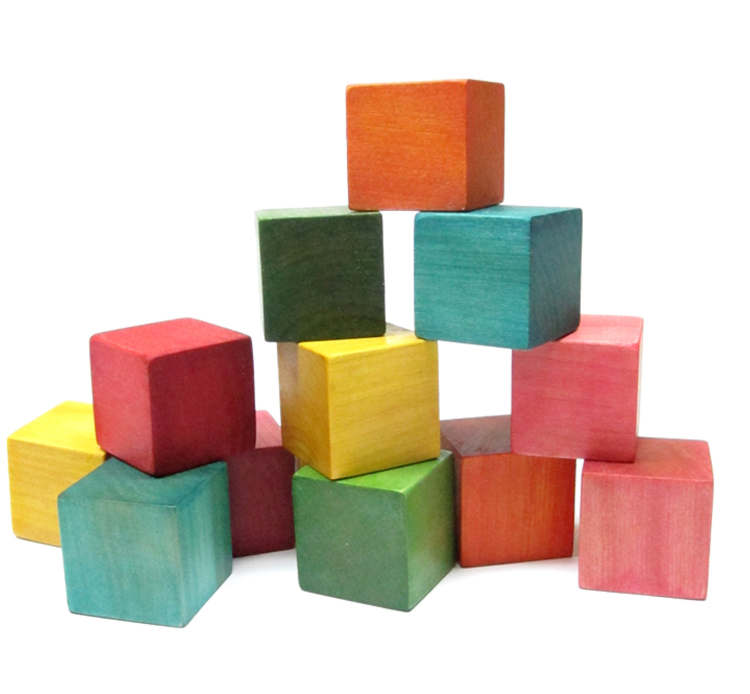
#> input picture opencv-python/blocks.jpg, 1500 x 1387 px (shown at 1/2 size)
$ python tut32-3_Harris_corners_subpix_accuracy.py
#> lines starting #> are read from the running program, lines starting #| are printed output that depends on the picture; after the words box and inside, x2 and y2 are one past the last pixel; in counts of white or black regions, pixels touching at a corner belong together
# http://docs.opencv.org/3.0-beta/doc/py_tutorials/py_feature2d/py_features_harris/py_features_harris.html
# Harris corner detection - sub pixel accuracy

'''
cv2.cornerHarris()

params(img, blocksize, ksize, k)
img - Input image, it should be grayscale and float32 type.
blockSize - It is the size of neighbourhood considered for corner detection
ksize - Aperture parameter of Sobel derivative used.
k - Harris detector free parameter in the equation.
'''

import cv2
import numpy as np

img = cv2.imread('blocks.jpg')
#> img is the input picture: shape (1387, 1500, 3); mean B, G, R 185, 197.8, 212.4
height, width = img.shape[:2]
#> height = 1387; width = 1500
img = cv2.resize(img, (int(width/2), int(height/2)), cv2.INTER_CUBIC)
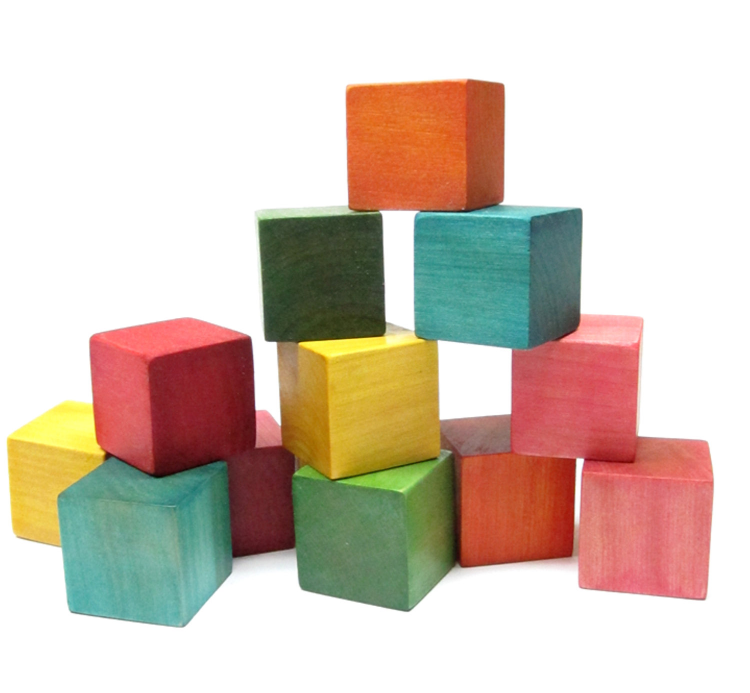
#> img: shape (693, 750, 3); mean B, G, R 185, 197.8, 212.4

# first find corners
gray = cv2.cvtColor(img,cv2.COLOR_BGR2GRAY)
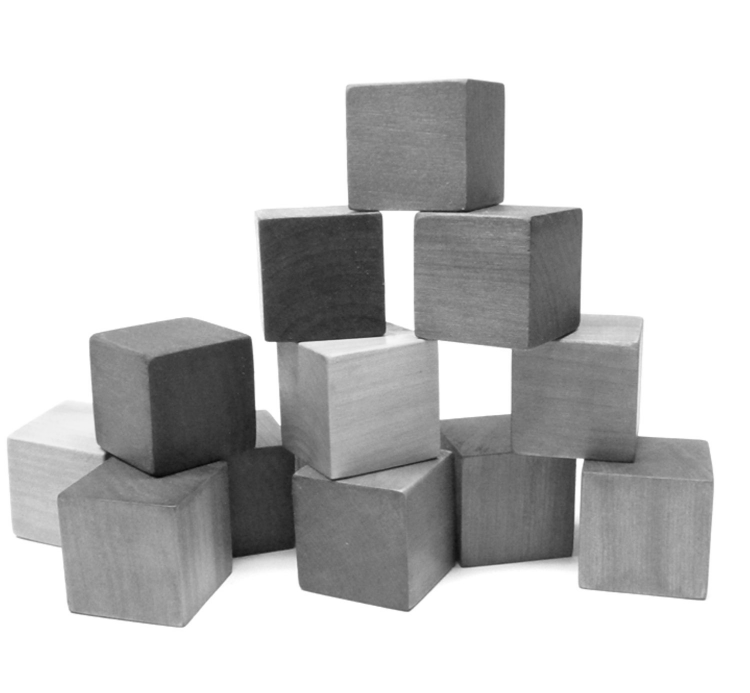
#> gray: shape (693, 750); min 6, max 255, mean 200.7
gray = np.float32(gray)
dst = cv2.cornerHarris(gray,2,3,0.04)
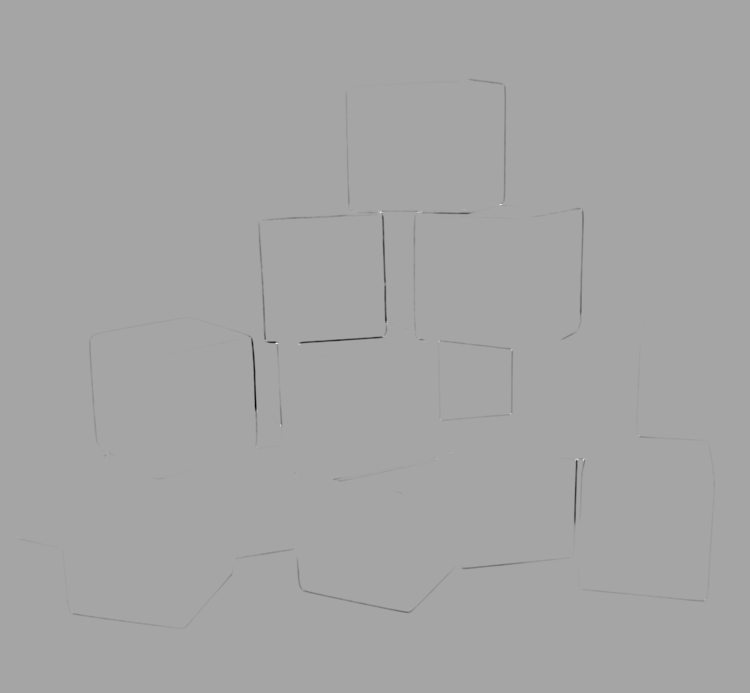
#> dst: shape (693, 750) float32; min -28759088, max 15461370, mean -49077.5; drawn with min black and max white
#result is dilated for marking the corners, not important
dst = cv2.dilate(dst,None)
ret, dst = cv2.threshold(dst,0.01*dst.max(),255,0)
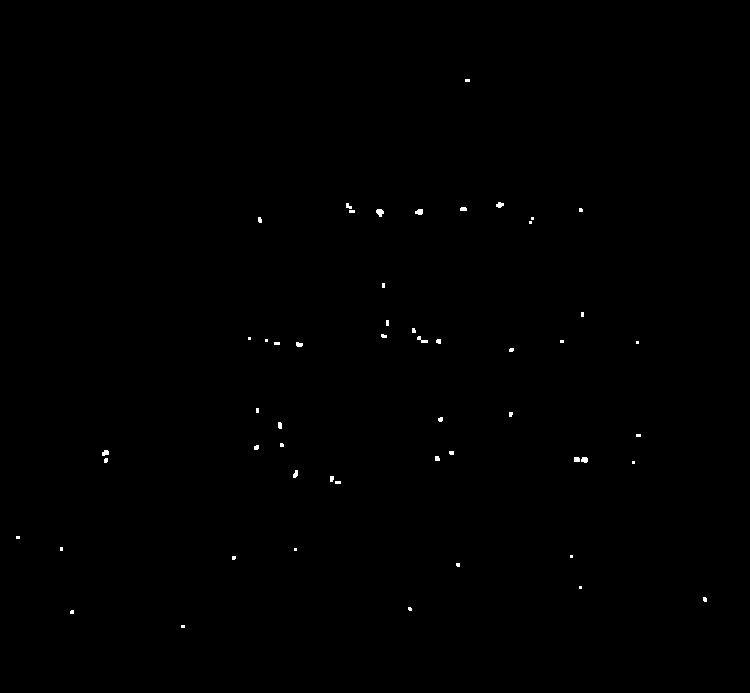
#> dst: shape (693, 750) float32; 0.19% white; 53 white regions (34 under 20 px), largest, box (x1, y1, x2, y2) and area: (376, 209, 384, 217) 45, (415, 209, 423, 215) 39, (417, 336, 428, 343) 36
#> ret = 154613.7
dst = np.uint8(dst)

# find centroids
ret, labels, stats, centroids = cv2.connectedComponentsWithStats(dst)
#> labels: shape (693, 750) int32; 54 distinct labels, from 0 to 53
#> ret = 54; stats = 54 rows, first 6: [0, 0, 750, 693, 518739], [465, 79, 5, 3, 15], [346, 203, 6, 6, 24], [496, 202, 8, 6, 34], [460, 207, 7, 4, 26], [376, 209, 8, 8, 45]; centroids = 54 pairs, first value 17.5 to 704.5, second value 80 to 626

# define the criteria to stop and refine the corners
criteria = (cv2.TERM_CRITERIA_EPS + cv2.TERM_CRITERIA_MAX_ITER, 100, 0.001)
corners = cv2.cornerSubPix(gray,np.float32(centroids),(5,5),(-1,-1),criteria)
#> corners = 54 pairs, first value 16.21 to 704.7, second value 78.48 to 627.2

# Now draw them
res = np.hstack((centroids,corners))
#> res = 54 rows, first 6: [374.5, 345.9, 371.7, 349.8], [467, 80, 468.7, 78.48], [348.1, 205.8, 347.5, 206.6], [499.4, 204.5, 499.2, 203.8], [463, 208.6, 461.4, 212.5], [379.5, 212, 379.3, 211.1]
res = np.int0(res)
#> res = 54 rows, first 6: [374, 345, 371, 349], [467, 80, 468, 78], [348, 205, 347, 206], [499, 204, 499, 203], [463, 208, 461, 212], [379, 211, 379, 211]
img[res[:,1],res[:,0]]=[0,0,255]
#> img: shape (693, 750, 3); 0.01% of pixels changed, all inside (x1, y1, x2, y2) = (17, 80, 705, 627)
img[res[:,3],res[:,2]] = [0,255,0]
#> img: shape (693, 750, 3); mean B, G, R 185, 197.8, 212.4

cv2.imshow('subpixel corners',img)
if cv2.waitKey(0) & 0xff == 27:
#> (key Esc is pressed here)
    cv2.destroyAllWindows()
